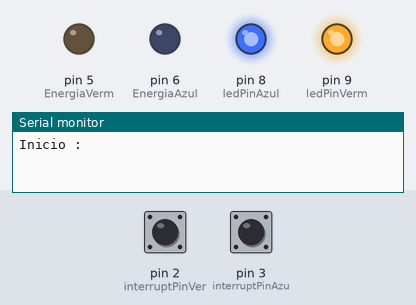
Recording of a sketch running on a simulated Arduino Uno, built with avr-gcc and run on an emulated ATmega328P. Parts: output pins drawn as LEDs (lit = HIGH), the last lines printed to the serial monitor. Inputs (shaded band) come from the test bench; at power-on: pin 2 (interruptPinVer) HIGH, pin 3 (interruptPinAzu) HIGH.

Above: at 1.2 s.
1.3 s: pin 2 (interruptPinVer) pulled LOW for 0.15 s
At 2.5 s:
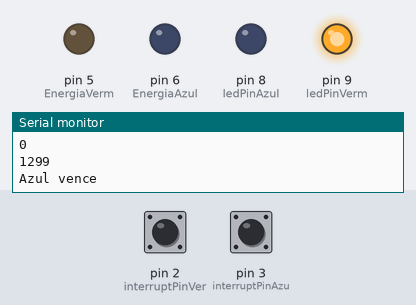
4.4 s: pin 3 (interruptPinAzu) pulled LOW for 3.2 s
At 8.4 s:
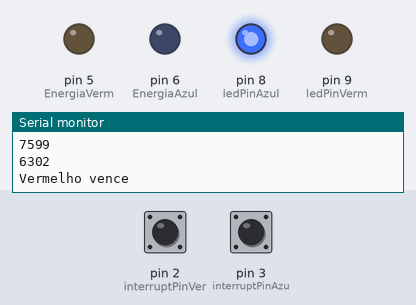
Timing chart, 0 to 14.1 s (numbered marks = the images above; inputs shaded):
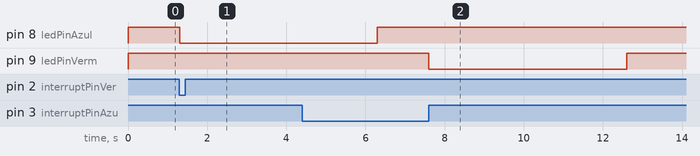

Measured:
- after the input at 1.3 s, pin 8 (ledPinAzul): HIGH → LOW at once
- after the input at 4.4 s, pin 9 (ledPinVerm): HIGH → LOW after 3.2 s, → HIGH 5.0 s later

The sketch:

passa_repassa_sem_interrup.ino
```cpp
const byte ledPinVerm = 9; /// rele verm
const byte ledPinAzul = 8; /// rele azul

const byte EnergiaVerm = 5;
const byte EnergiaAzul = 6;
volatile byte ledPin;

const byte interruptPinVer = 2;
const byte interruptPinAzu = 3;

volatile byte estado_verm = LOW;
volatile byte estado_azul = LOW;

int buttonState;             // O valor atual da chave no circuito
int lastButtonState = HIGH;   // O valor prévio da chave no circuito
long lastDebounceTime = 0;   // Variável utilizada na temporização
long debounceDelay = 100;     // tempo para estabilizar e minimizar o efeito bouncing
bool flag=true;

volatile long VermTime = millis() ;
volatile long AzulTime = millis() ;

void setup() {

  Serial.begin(9600);
  Serial.println("Inicio : ");

  pinMode(EnergiaVerm, OUTPUT);
  pinMode(EnergiaAzul, OUTPUT);

  //digitalWrite(EnergiaVerm, LOW);
  //digitalWrite(EnergiaAzul, LOW);

  pinMode(ledPinVerm, OUTPUT);
  pinMode(ledPinAzul, OUTPUT);

  digitalWrite(ledPinVerm, HIGH);
  digitalWrite(ledPinAzul, HIGH);

  pinMode(interruptPinVer, INPUT_PULLUP);
  pinMode(interruptPinAzu, INPUT_PULLUP);

  attachInterrupt(digitalPinToInterrupt(interruptPinVer), LigarVerm, CHANGE);
  attachInterrupt(digitalPinToInterrupt(interruptPinAzu), LigarAzul, CHANGE);
}

void loop() {
   //Serial.println(VermTime);

  if( (abs(VermTime - AzulTime) > 50) && flag==true )
  {
    flag=false;
    if (VermTime>AzulTime)
    {
      Serial.println(AzulTime);
      Serial.println(VermTime);
      Serial.println("Azul vence");
      digitalWrite(ledPinAzul, LOW); /// LIGA RELE AZUL
      delay(5000);
      digitalWrite(ledPinVerm, HIGH); /// LIGA RELE VERM
      digitalWrite(ledPinAzul, HIGH); /// LIGA RELE VERM

    }
    else
    {
      Serial.println(AzulTime);
      Serial.println(VermTime);
      Serial.println("Vermelho vence");
      digitalWrite(ledPinVerm, LOW); /// LIGA RELE VERM
      delay(5000);
      digitalWrite(ledPinVerm, HIGH); /// LIGA RELE VERM
      digitalWrite(ledPinAzul, HIGH); /// LIGA RELE VERM
    }
    //digitalWrite(ledPin, estado_verm);
    VermTime=millis();
    AzulTime=millis();
    //interrupts();
    flag=true;
  }

  delay(5);
}

void LigarVerm()
{
  VermTime = millis();  // Reset na variável de temporização
}

void LigarAzul()
{
  AzulTime = millis();
}
```
